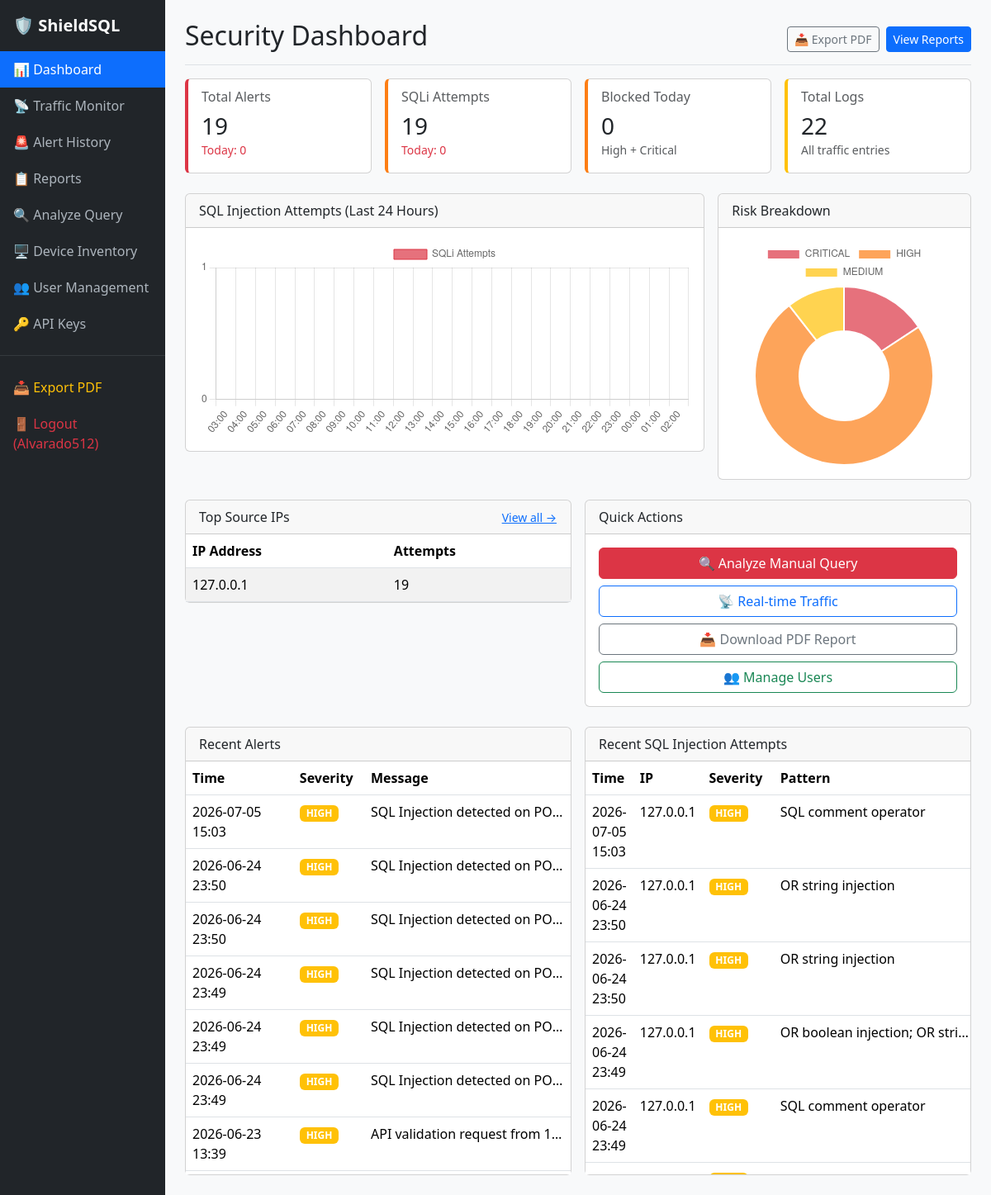
Page / (signed in) on the earlier database version.
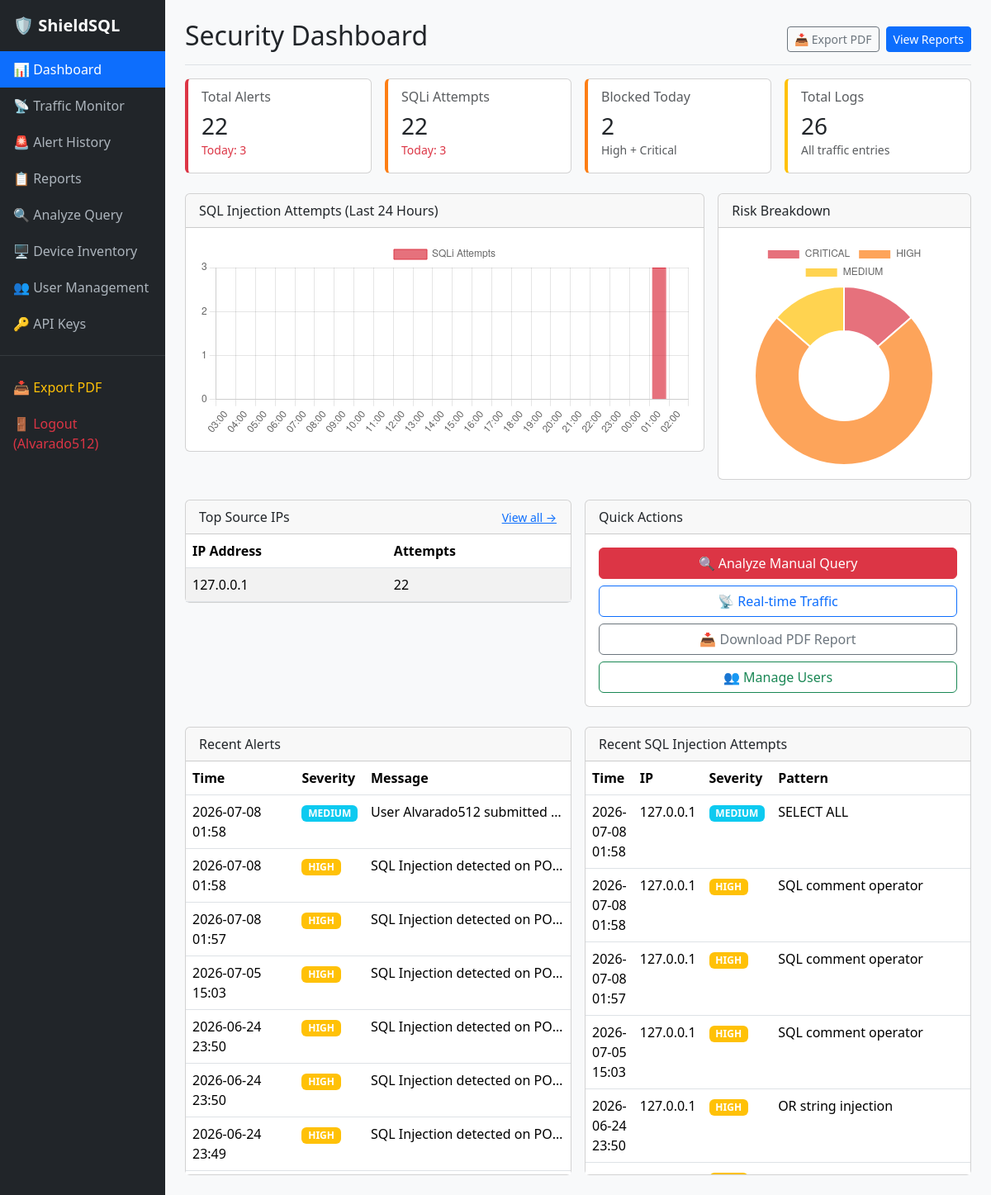
Same page on the later database version.
### monitor/models.py (models this page shows, shortened)
class Alert(models.Model):
    SEVERITY_LOW = 'low'
    SEVERITY_MEDIUM = 'medium'
    SEVERITY_HIGH = 'high'
    SEVERITY_CRITICAL = 'critical'
    SEVERITY_CHOICES = [
        (SEVERITY_LOW, 'Low'),
        (SEVERITY_MEDIUM, 'Medium'),
        (SEVERITY_HIGH, 'High'),
        (SEVERITY_CRITICAL, 'Critical'),
    ]
    user = models.ForeignKey(settings.AUTH_USER_MODEL, null=True, blank=True, on_delete=models.SET_NULL, related_name='alerts')
    alert_type = models.CharField(max_length=100)
    message = models.TextField()
    severity = models.CharField(max_length=10, choices=SEVERITY_CHOICES, default=SEVERITY_MEDIUM)
    is_resolved = models.BooleanField(default=False)
    created_at = models.DateTimeField(auto_now_add=True)
    resolved_at = models.DateTimeField(null=True, blank=True)
    metadata = models.JSONField(null=True, blank=True)

class DetectedSQLInjectionAttempt(models.Model):
    timestamp = models.DateTimeField(auto_now_add=True)
    raw_query = models.TextField()
    source_ip = models.GenericIPAddressField(null=True, blank=True)
    user = models.ForeignKey(settings.AUTH_USER_MODEL, null=True, blank=True, on_delete=models.SET_NULL, related_name='sqli_attempts')
    matched_pattern = models.TextField(null=True, blank=True)
    severity = models.CharField(max_length=10, choices=Alert.SEVERITY_CHOICES, default=Alert.SEVERITY_HIGH)
    alert = models.ForeignKey(Alert, null=True, blank=True, on_delete=models.SET_NULL, related_name='sqli_attempts')
    metadata = models.JSONField(null=True, blank=True)

### monitor/views.py (the view)
# urls.py: path('', views.DashboardView.as_view(), name='dashboard'),
class DashboardView(LoginRequiredMixin, TemplateView):
    template_name = "monitor/dashboard.html"
    def get_context_data(self, **kwargs):
        ctx = super().get_context_data(**kwargs)
        now = timezone.now()
        today_start = now.replace(hour=0, minute=0, second=0, microsecond=0)
        recent_alerts = models.Alert.objects.order_by("-created_at")[:10]
        recent_logs = models.Log.objects.order_by("-timestamp")[:10]
        recent_sqli = models.DetectedSQLInjectionAttempt.objects.order_by("-timestamp")[:10]
        ctx["summary"] = {
            "total_alerts": models.Alert.objects.count(),
            "total_logs": models.Log.objects.count(),
            "total_sqli": models.DetectedSQLInjectionAttempt.objects.count(),
            "today_alerts": models.Alert.objects.filter(created_at__gte=today_start).count(),
            "today_sqli": models.DetectedSQLInjectionAttempt.objects.filter(
                timestamp__gte=today_start
            ).count(),
            "blocked_today": models.DetectedSQLInjectionAttempt.objects.filter(
                timestamp__gte=today_start, severity__in=("high", "critical")
            ).count(),
        }
        risk_counts = (
            models.DetectedSQLInjectionAttempt.objects.values("severity")
            .annotate(count=Count("id"))
            .order_by("severity")
        )
        ctx["risk_breakdown"] = {item["severity"]: item["count"] for item in risk_counts}
        ctx["risk_breakdown_json"] = json.dumps(ctx["risk_breakdown"])
        hourly = defaultdict(int)
        for i in range(24):
            hour_start = now - timedelta(hours=23 - i, minutes=now.minute, seconds=now.second, microseconds=now.microsecond)
            hour_end = hour_start + timedelta(hours=1)
            c = models.DetectedSQLInjectionAttempt.objects.filter(
                timestamp__gte=hour_start, timestamp__lt=hour_end
            ).count()
            hourly[hour_start.strftime("%H:%M")] = c
        ctx["hourly_chart"] = {
            "labels": json.dumps(list(hourly.keys())),
            "data": json.dumps(list(hourly.values())),
        }
        top_ips = list(
            models.DetectedSQLInjectionAttempt.objects.values("source_ip")
            .annotate(c=Count("id"))
            .order_by("-c")[:5]
        )
        ctx["top_ips"] = top_ips
        ctx["recent_alerts"] = recent_alerts
        ctx["recent_logs"] = recent_logs
        ctx["recent_sqli"] = recent_sqli
        return ctx

### monitor/templates/monitor/dashboard.html (shortened to what the changed rows need)
{% extends 'monitor/base.html' %}
{% load static %}
{% block content %}
<div class="d-flex justify-content-between flex-wrap flex-md-nowrap align-items-center pb-2 mb-3 border-bottom">
  <h1 class="h2">Security Dashboard</h1>
</div>
<div class="row g-3 mb-4">
  <div class="col-md-3">
    <div class="card card-stat severity-critical">
      <div class="card-body">
        <h6 class="card-subtitle mb-2 text-muted">Total Alerts</h6>
        <h3 class="card-title mb-0">{{ summary.total_alerts }}</h3>
        <small class="text-danger">Today: {{ summary.today_alerts }}</small>
      </div>
    </div>
  </div>
  <div class="col-md-3">
    <div class="card card-stat severity-high">
      <div class="card-body">
        <h6 class="card-subtitle mb-2 text-muted">SQLi Attempts</h6>
        <h3 class="card-title mb-0">{{ summary.total_sqli }}</h3>
        <small class="text-danger">Today: {{ summary.today_sqli }}</small>
      </div>
    </div>
  </div>
  <div class="col-md-3">
    <div class="card card-stat severity-high">
      <div class="card-body">
        <h6 class="card-subtitle mb-2 text-muted">Blocked Today</h6>
        <h3 class="card-title mb-0">{{ summary.blocked_today }}</h3>
        <small class="text-muted">High + Critical</small>
      </div>
    </div>
  </div>
  <div class="col-md-3">
    <div class="card card-stat severity-medium">
      <div class="card-body">
        <h6 class="card-subtitle mb-2 text-muted">Total Logs</h6>
        <h3 class="card-title mb-0">{{ summary.total_logs }}</h3>
        <small class="text-muted">All traffic entries</small>
      </div>
    </div>
  </div>
</div>
<div class="row g-3 mb-4">
  <div class="col-md-8">
    <div class="card">
      <div class="card-body">
        <canvas id="hourlyChart" height="120"></canvas>
      </div>
    </div>
  </div>
  <div class="col-md-4">
    <div class="card">
      <div class="card-body">
        <canvas id="riskChart" height="200"></canvas>
      </div>
    </div>
  </div>
</div>
<div class="row g-3 mb-4">
  <div class="col-md-6">
    <div class="card">
      <div class="card-body p-0">
        <div class="table-responsive">
          <table class="table table-striped mb-0">
            <thead><tr><th>IP Address</th><th>Attempts</th></tr></thead>
            <tbody>
              {% for ip in top_ips %}
              <tr><td>{{ ip.source_ip }}</td><td>{{ ip.c }}</td></tr>
              {% empty %}
              <tr><td colspan="2" class="text-center text-muted">No data</td></tr>
              {% endfor %}
            </tbody>
          </table>
        </div>
      </div>
    </div>
  </div>
</div>
<div class="row g-3">
  <div class="col-md-6">
    <div class="card">
      <div class="card-body p-0">
        <div class="table-responsive">
          <table class="table table-hover mb-0">
            <thead><tr><th>Time</th><th>Severity</th><th>Message</th></tr></thead>
            <tbody>
              {% for alert in recent_alerts %}
              <tr>
                <td>{{ alert.created_at|date:"Y-m-d H:i" }}</td>
                <td>
                  <span class="badge bg-{% if alert.severity == 'critical' %}danger{% elif alert.severity == 'high' %}warning{% elif alert.severity == 'medium' %}info{% else %}secondary{% endif %}">
                    {{ alert.severity|upper }}
                  </span>
                </td>
                <td class="text-truncate" style="max-width:250px;">{{ alert.message }}</td>
              </tr>
              {% empty %}
              <tr><td colspan="3" class="text-center text-muted">No alerts</td></tr>
              {% endfor %}
            </tbody>
          </table>
        </div>
      </div>
    </div>
  </div>
  <div class="col-md-6">
    <div class="card">
      <div class="card-body p-0">
        <div class="table-responsive">
          <table class="table table-hover mb-0">
            <thead><tr><th>Time</th><th>IP</th><th>Severity</th><th>Pattern</th></tr></thead>
            <tbody>
              {% for attempt in recent_sqli %}
              <tr>
                <td>{{ attempt.timestamp|date:"Y-m-d H:i" }}</td>
                <td>{{ attempt.source_ip }}</td>
                <td>
                  <span class="badge bg-{% if attempt.severity == 'critical' %}danger{% elif attempt.severity == 'high' %}warning{% elif attempt.severity == 'medium' %}info{% else %}secondary{% endif %}">
                    {{ attempt.severity|upper }}
                  </span>
                </td>
                <td class="text-truncate" style="max-width:250px;">{{ attempt.matched_pattern|truncatechars:40 }}</td>
              </tr>
              {% empty %}
              <tr><td colspan="4" class="text-center text-muted">No attempts detected</td></tr>
              {% endfor %}
            </tbody>
          </table>
        </div>
      </div>
    </div>
  </div>
</div>
{% endblock %}
{% block extra_js %}
<script>
  const ctxHourly = document.getElementById('hourlyChart').getContext('2d');
  new Chart(ctxHourly, {
    type: 'bar',
    data: {
      labels: {{ hourly_chart.labels|safe }},
      datasets: [{
        label: 'SQLi Attempts',
        data: {{ hourly_chart.data|safe }},
        backgroundColor: 'rgba(220, 53, 69, 0.7)',
        borderColor: 'rgba(220, 53, 69, 1)',
        borderWidth: 1
      }]
    },
    options: { scales: { y: { beginAtZero: true, ticks: { stepSize: 1 } } } }
  });
  const riskLabels = [];
  const riskData = [];
  const riskColors = [];
  const colorMap = { low: 'rgba(25, 135, 84, 0.7)', medium: 'rgba(255, 193, 7, 0.7)', high: 'rgba(253, 126, 20, 0.7)', critical: 'rgba(220, 53, 69, 0.7)' };
  for (const [sev, cnt] of Object.entries({{ risk_breakdown_json|safe }})) {
    riskLabels.push(sev.toUpperCase());
    riskData.push(cnt);
    riskColors.push(colorMap[sev] || '#6c757d');
  }
  const ctxRisk = document.getElementById('riskChart').getContext('2d');
  new Chart(ctxRisk, {
    type: 'doughnut',
    data: {
      labels: riskLabels,
      datasets: [{ data: riskData, backgroundColor: riskColors }]
    }
  });
</script>
{% endblock %}

Differences in the rows shown:
no longer on this page (row unchanged): Alert: created_at "2026-06-24 23:49", severity "HIGH", message "SQL Injection detected on PO…"
no longer on this page (row unchanged): Alert: created_at "2026-06-24 23:49", severity "HIGH", message "SQL Injection detected on PO…"
no longer on this page (row unchanged): Alert: created_at "2026-06-23 13:39", severity "HIGH", message "API validation request from 1…"
no longer on this page (row unchanged): DetectedSQLInjectionAttempt: timestamp "2026-06-24 23:50", source_ip "127.0.0.1", severity "HIGH", matched_pattern "OR string injection"
no longer on this page (row unchanged): DetectedSQLInjectionAttempt: timestamp "2026-06-24 23:49", source_ip "127.0.0.1", severity "HIGH", matched_pattern "OR boolean injection; OR stri…"
no longer on this page (row unchanged): DetectedSQLInjectionAttempt: timestamp "2026-06-24 23:49", source_ip "127.0.0.1", severity "HIGH", matched_pattern "SQL comment operator"
added Alert: created_at "2026-07-08 01:58", severity "MEDIUM", message "User Alvarado512 submitted…"
added Alert: created_at "2026-07-08 01:58", severity "HIGH", message "SQL Injection detected on PO…"
added Alert: created_at "2026-07-08 01:57", severity "HIGH", message "SQL Injection detected on PO…"
added DetectedSQLInjectionAttempt: timestamp "2026-07-08 01:58", source_ip "127.0.0.1", severity "MEDIUM", matched_pattern "SELECT ALL"
added DetectedSQLInjectionAttempt: timestamp "2026-07-08 01:58", source_ip "127.0.0.1", severity "HIGH", matched_pattern "SQL comment operator"
added DetectedSQLInjectionAttempt: timestamp "2026-07-08 01:57", source_ip "127.0.0.1", severity "HIGH", matched_pattern "SQL comment operator"
Other differences:
{{ summary.total_alerts }}: "19" → "22"
{{ summary.today_alerts }}: "0" → "3"
{{ summary.total_sqli }}: "19" → "22"
{{ summary.today_sqli }}: "0" → "3"
{{ summary.blocked_today }}: "0" → "2"
{{ summary.total_logs }}: "22" → "26"
chart data {{ hourly_chart.data|safe }}: [0, 0, 0, 0, 0, 0, 0, 0, 0, 0, 0, 0, 0, 0, 0, 0, 0, 0, 0, 0, 0, 0, 0, 0] → [0, 0, 0, 0, 0, 0, 0, 0, 0, 0, 0, 0, 0, 0, 0, 0, 0, 0, 0, 0, 0, 0, 3, 0]
chart data {{ risk_breakdown_json|safe }}: {"critical": 3, "high": 14, "medium": 2} → {"critical": 3, "high": 16, "medium": 3}
new list line: "127.0.0.1 22"
list line gone: "127.0.0.1 19"
